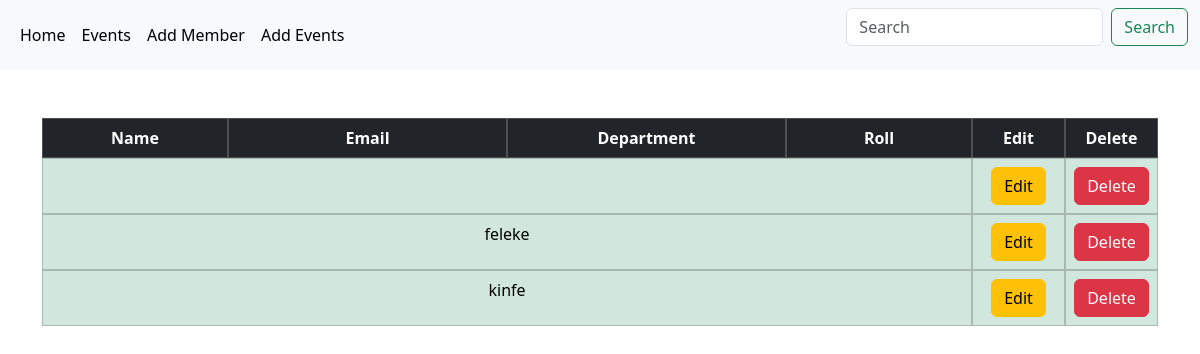
The app's page /, older data.
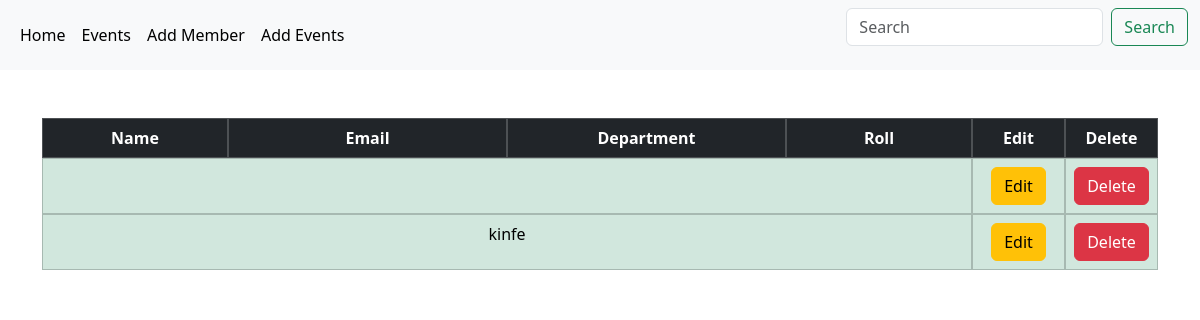
The same page, newer data.
### CSEC_App/models.py (models this page shows)
class Members(AbstractUser):
    email=models.EmailField(unique=True)
    department=models.CharField(max_length=100)
    Roll=models.CharField(max_length=200)
    def __str__(self):
        return self.first_name
    class Meta:
        verbose_name_plural='Members'

### CSEC_App/views.py (the view)
# urls.py: path('',HomeView.as_view(),name='homepage'),
class HomeView(ListView):
    model=Members
    template_name='members_dashboard.html'

### CSEC_App/templates/members_dashboard.html (shortened to what this page needs)
{% extends 'base.html' %}
{% block content %}
<div class="container">
    <div class="container">
        <table class="table table-bordered text-center">
            <thead class="table-dark">
              <tr class="row">
                <th class="col-2">Name</th>
                <th class="col-3">Email</th>
                <th class="col-3">Department</th>
                <th class="col-2">Roll</th>
                <th class="col-1">Edit</th>
                <th class="col-1">Delete</th>
              </tr>
            </thead>
            <tbody>
        {% if object_list %}
            {% for member in object_list %}
                        <tr class="table-success row">
                            <td class="col-10">{{member}}</td>
                            <td class="col-1"><a href="{% url 'editmember' member.id%}"><button type="button" class="btn btn-warning">Edit</button></a></td>
                            <td class="col-1"><a href="{% url 'deletemember' member.id %}"><button type="submit" class="btn btn-danger">Delete</button></a></td>
                          </tr>
              {% endfor %}
              {% endif %}
                        </tbody>
                </table>
    </div>
{% endblock content %}

Row changes from the older to the newer data that the page shows:
removed Members: first_name "feleke"
